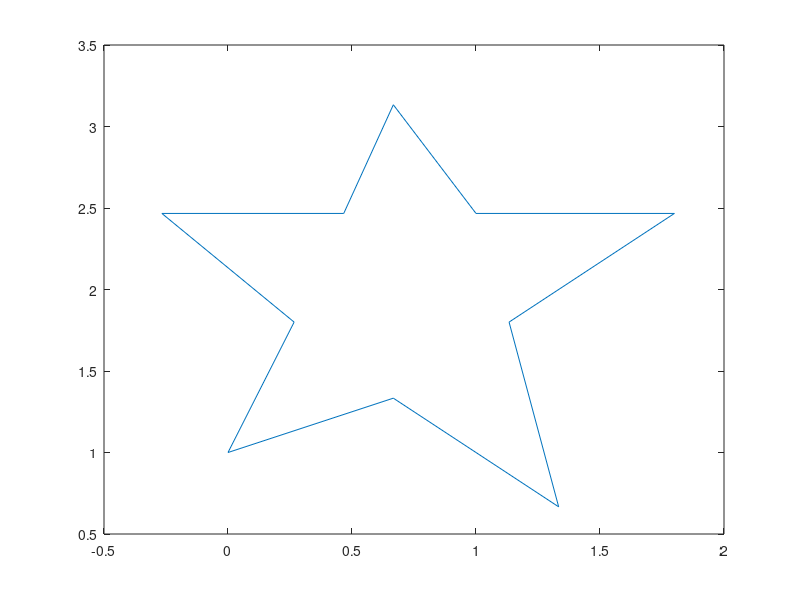

Source code (MATLAB): (Note: this script raises an error after producing the figure.)
%5 point star

point1 = [0 0 1];
point2 = [0 1 2]/1.5; 
point3 = [0 2 1]/1.5;
point4 = [0 1.7 2.7]/1.5;
point5 = [0 2.7 3.7]/1.5;
point6 = [0 1.5 3.7]/1.5;
point7 = [0 1 4.7]/1.5;
point8 = [0 .7 3.7]/1.5;
point9 = [0 -.4, 3.7]/1.5;
point10 = [0 .4, 2.7]/1.5;
point11 = [0 0, 1];

points = [point1; point2; point3; point4; point5; point6; point7; point8; point9; point10; point11];

plot(points(:,2), points(:,3));


%side 1
[total_time, a0, a1, a2, a3, a4, a5] = line_ab_real(point1.', point2.');

fileID = fopen('startraj.txt', 'w');
fprintf(fileID, '%0.9f ',  total_time);
fprintf(fileID,'%0.9f ',a0, a1, a2, a3, a4, a5);
fclose(fileID);

%side 2
[total_time, a0, a1, a2, a3, a4, a5] = line_ab_real(point2.', point3.');

fileID = fopen('startraj.txt', 'a+');
fprintf(fileID, '\n%0.9f ',  total_time);
fprintf(fileID,'%0.9f ',a0, a1, a2, a3, a4, a5);
fclose(fileID);


%side 3
[total_time, a0, a1, a2, a3, a4, a5] = line_ab_real(point3.', point4.');

fileID = fopen('startraj.txt', 'a+');
fprintf(fileID, '\n%0.9f ',  total_time);
fprintf(fileID,'%0.9f ',a0, a1, a2, a3, a4, a5);
fclose(fileID);

%side 4
[total_time, a0, a1, a2, a3, a4, a5] = line_ab_real(point4.', point5.');

fileID = fopen('startraj.txt', 'a+');
fprintf(fileID, '\n%0.9f ',  total_time);
fprintf(fileID,'%0.9f ',a0, a1, a2, a3, a4, a5);
fclose(fileID);

%side 5
[total_time, a0, a1, a2, a3, a4, a5] = line_ab_real(point5.', point6.');

fileID = fopen('startraj.txt', 'a+');
fprintf(fileID, '\n%0.9f ',  total_time);
fprintf(fileID,'%0.9f ',a0, a1, a2, a3, a4, a5);
fclose(fileID);

%side 6
[total_time, a0, a1, a2, a3, a4, a5] = line_ab_real(point6.', point7.');

fileID = fopen('startraj.txt', 'a+');
fprintf(fileID, '\n%0.9f ',  total_time);
fprintf(fileID,'%0.9f ',a0, a1, a2, a3, a4, a5);
fclose(fileID);

%side 7
[total_time, a0, a1, a2, a3, a4, a5] = line_ab_real(point7.', point8.');

fileID = fopen('startraj.txt', 'a+');
fprintf(fileID, '\n%0.9f ',  total_time);
fprintf(fileID,'%0.9f ',a0, a1, a2, a3, a4, a5);
fclose(fileID);

%side 8
[total_time, a0, a1, a2, a3, a4, a5] = line_ab_real(point8.', point9.');

fileID = fopen('startraj.txt', 'a+');
fprintf(fileID, '\n%0.9f ',  total_time);
fprintf(fileID,'%0.9f ',a0, a1, a2, a3, a4, a5);
fclose(fileID);

%side 9
[total_time, a0, a1, a2, a3, a4, a5] = line_ab_real(point9.', point10.');

fileID = fopen('startraj.txt', 'a+');
fprintf(fileID, '\n%0.9f ',  total_time);
fprintf(fileID,'%0.9f ',a0, a1, a2, a3, a4, a5);
fclose(fileID);

%side 10
[total_time, a0, a1, a2, a3, a4, a5] = line_ab_real(point10.', point11.');

fileID = fopen('startraj.txt', 'a+');
fprintf(fileID, '\n%0.9f ',  total_time);
fprintf(fileID,'%0.9f ',a0, a1, a2, a3, a4, a5);
fclose(fileID);
